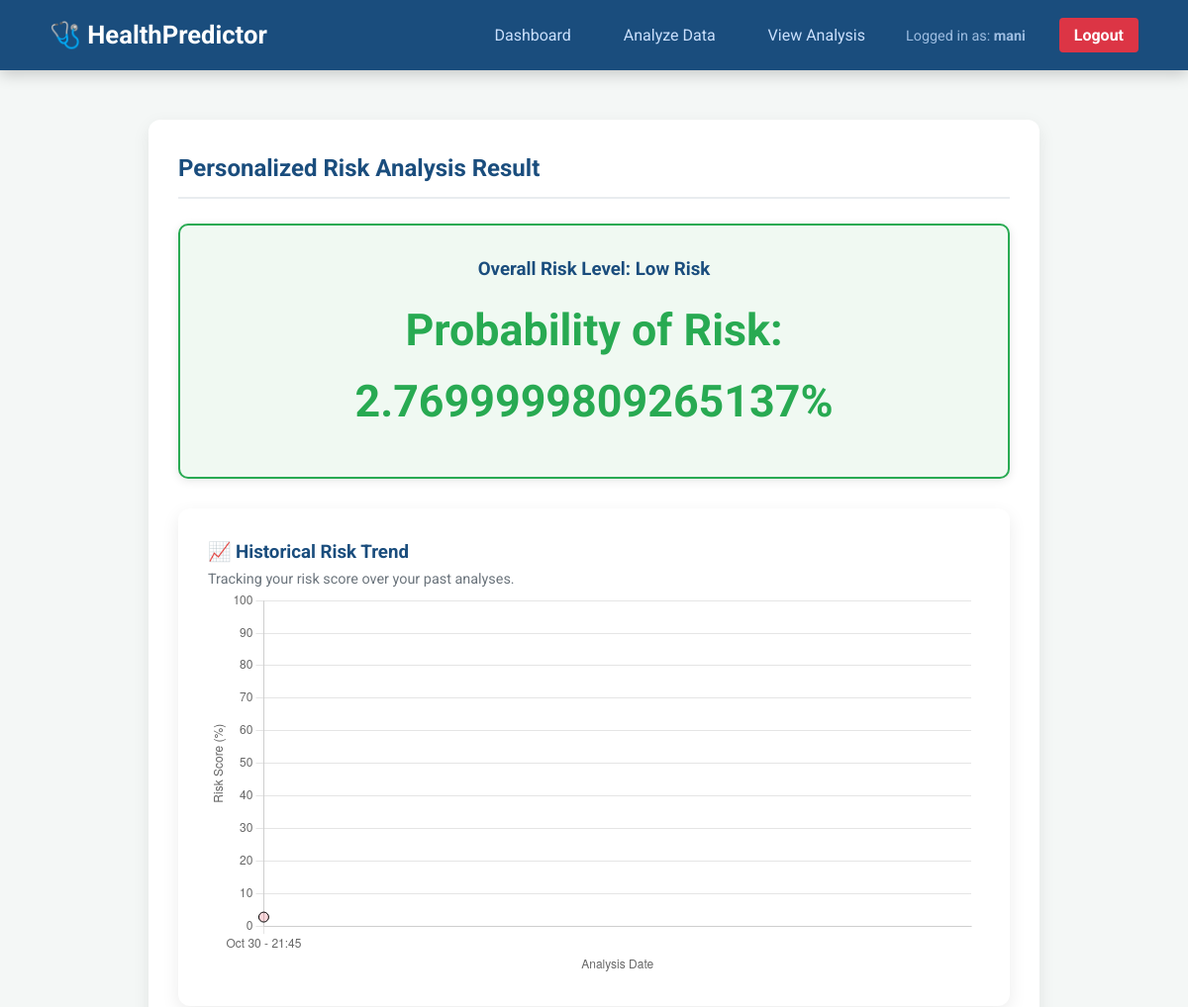
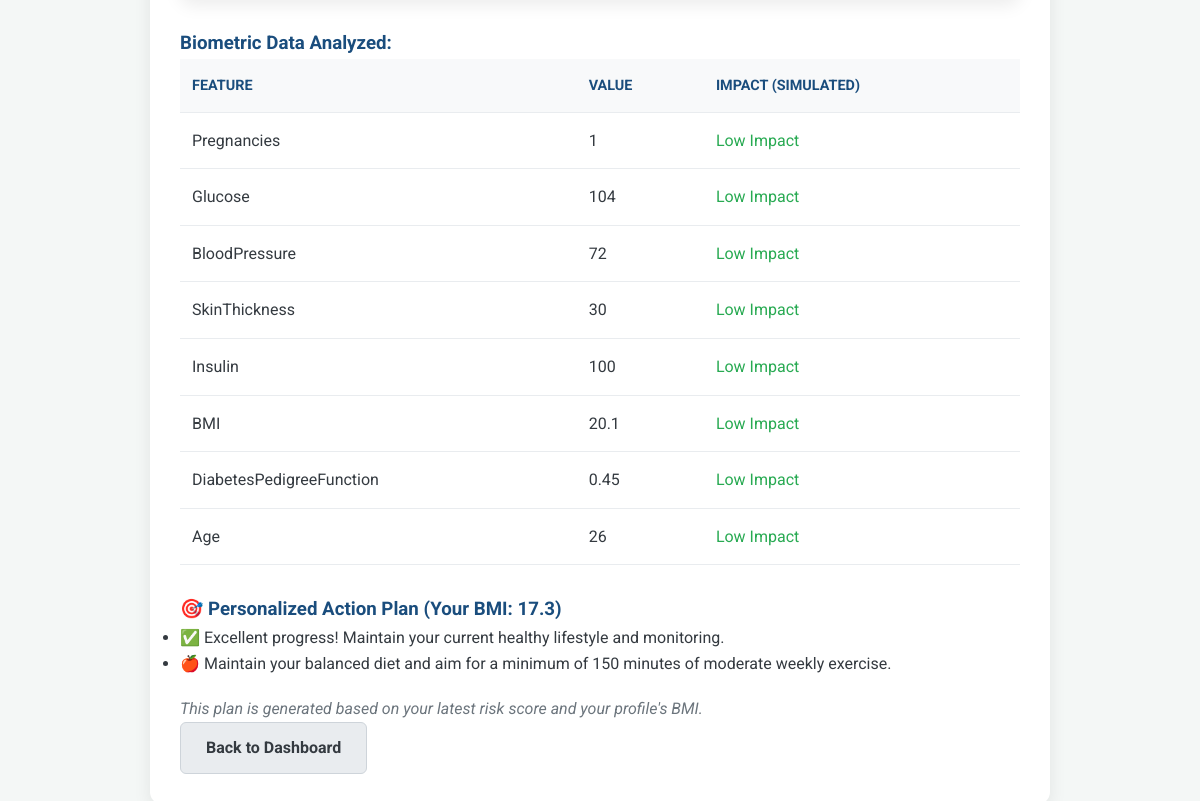
/analysis (signed in), run on the app's committed database (2 pictures, top to bottom).
### app.py (models this page shows, shortened)
class User(db.Model):
    id = db.Column(db.Integer, primary_key=True)
    username = db.Column(db.String(80), unique=True, nullable=False)
    password_hash = db.Column(db.String(128), nullable=False)
    age = db.Column(db.Integer, default=None)
    height_cm = db.Column(db.Float, default=None)
    weight_kg = db.Column(db.Float, default=None)
    bmi = db.Column(db.Float, default=None)
    last_risk_percent = db.Column(db.Float, default=None)
    last_risk_level = db.Column(db.String(50), default=None)
    last_analysis_data = db.Column(db.Text, default=None)
    analysis_history_json = db.Column(db.Text, default='[]')

### app.py (the view)
@app.route('/analysis')
def analysis():
    if 'logged_in' not in session:
        return redirect(url_for('login'))
    username = session['username']
    user = User.query.filter_by(username=username).first()
    if not user or user.last_risk_percent is None:
        return redirect(url_for('upload'))
    try:
        user_data = eval(user.last_analysis_data) if user.last_analysis_data else {}
    except:
        user_data = {}
    risk_level = user.last_risk_level
    risk_percent = user.last_risk_percent
    bmi = user.bmi if user.bmi else 25.0
    personalized_tips = generate_recommendations(risk_level, bmi)
    return render_template('analysis.html',
                           data=user_data,
                           risk_level=risk_level,
                           risk_percent=risk_percent,
                           bmi=bmi,
                           tips=personalized_tips)

### app.py (called while the page is built)
def generate_recommendations(risk_level, bmi):
    tips = []
    if risk_level == "HIGH RISK":
        tips.append("🚨 Consult your physician immediately to validate this high-risk profile.")
        tips.append("📉 Focus on reducing plasma glucose levels through controlled diet and exercise.")
    elif risk_level == "Low Risk":
        tips.append("✅ Excellent progress! Maintain your current healthy lifestyle and monitoring.")
    if bmi >= 30:
        tips.append("🏃 Increase physical activity (30+ minutes daily) to target weight reduction (Obese category).")
    elif 25 <= bmi < 30:
        tips.append("⚖️ Monitor calorie intake and aim for moderate weight loss to move out of the overweight category.")
    else:
        tips.append("🍎 Maintain your balanced diet and aim for a minimum of 150 minutes of moderate weekly exercise.")
    return tips

### templates/analysis.html (shortened to what this page needs)
{% extends "base.html" %}
{% block content %}
<div class="main-content">
    <h2>Personalized Risk Analysis Result</h2>
    <div class="result-box {{ 'high-risk' if risk_level == 'HIGH RISK' else 'low-risk' }}">
        <h3>Overall Risk Level: {{ risk_level }}</h3>
        <div class="risk-score">
            Probability of Risk: <span>{{ risk_percent }}%</span>
        </div>
    </div>
    <div class="chart-section main-content">
        <h3>📈 Historical Risk Trend</h3>
        <p style="color: #6c757d; font-size: 0.9em;">Tracking your risk score over your past analyses.</p>
        <canvas id="riskChart"></canvas>
    </div>
    <div class="details-section">
        <h3>Biometric Data Analyzed:</h3>
        <table class="data-table">
            <thead>
                <tr>
                    <th>Feature</th>
                    <th>Value</th>
                    <th>Impact (Simulated)</th>
                </tr>
            </thead>
            <tbody>
                {% for key, value in data.items() %}
                <tr>
                    <td>{{ key }}</td>
                    <td>{{ value }}</td>
                    <td>
                        {% if key == 'Glucose' and value > 130 %}
                            <span class="impact-high">High Impact</span>
                        {% elif key == 'BMI' and value > 30 %}
                            <span class="impact-high">High Impact</span>
                        {% elif key == 'Age' and value > 40 %}
                            <span class="impact-medium">Medium Impact</span>
                        {% else %}
                            <span class="impact-low">Low Impact</span>
                        {% endif %}
                    </td>
                </tr>
                {% endfor %}
            </tbody>
        </table>
    </div>
    <div class="recommendations-section">
        <h3>🎯 Personalized Action Plan (Your BMI: {{ bmi }})</h3>
        <ul class="tip-list">
            {% for tip in tips %}
            <li>{{ tip }}</li>
            {% endfor %}
        </ul>
        <p class="mt-20" style="font-style: italic; color: #6c757d;">
            This plan is generated based on your latest risk score and your profile's BMI.
        </p>
    </div>
    <a href="{{ url_for('dashboard') }}" class="btn-secondary">Back to Dashboard</a>
</div>
<script>
    document.addEventListener('DOMContentLoaded', function() {
        // 1. Fetch data from the Flask API endpoint
        fetch('/api/history')
            .then(response => {
                if (!response.ok) {
                    throw new Error('Failed to fetch history data.');
                }
                return response.json();
            })
            .then(data => {
                const ctx = document.getElementById('riskChart').getContext('2d');
                // 2. Initialize the chart
                new Chart(ctx, {
                    type: 'line',
                    data: {
                        labels: data.labels, // Dates/Times
                        datasets: [{
                            label: 'Risk Percentage (%)',
                            data: data.data, // Risk Scores
                            borderColor: 'var(--risk-high)',
                            backgroundColor: 'rgba(220, 53, 69, 0.2)',
                            tension: 0.3,
                            fill: true,
                            pointStyle: 'circle',
                            pointRadius: 5,
                            pointHoverRadius: 8
                        }]
                    },
                    options: {
                        responsive: true,
                        plugins: {
                            legend: { display: false },
                            tooltip: { mode: 'index', intersect: false }
                        },
                        scales: {
                            y: {
                                beginAtZero: true,
                                max: 100,
                                title: { display: true, text: 'Risk Score (%)' }
                            },
                            x: {
                                title: { display: true, text: 'Analysis Date' }
                            }
                        }
                    }
                });
            })
            .catch(error => {
                console.error('Error fetching history:', error);
                document.querySelector('.chart-section').innerHTML = '<p class="error-message">Could not load historical chart data.</p>';
            });
    });
</script>
{% endblock %}

### templates/base.html (shortened to what this page needs)
<!DOCTYPE html>
<html lang="en">
<head>
    <link rel="stylesheet" href="{{ url_for('static', filename='style.css') }}">
</head>
<body>
    <nav class="navbar">
        <div class="navbar-brand">
            <a href="{{ url_for('dashboard') }}">🩺 HealthPredictor</a>
        </div>
        {% if session.get('logged_in') %}
        <div class="navbar-links">
            <a href="{{ url_for('dashboard') }}">Dashboard</a>
            <a href="{{ url_for('upload') }}">Analyze Data</a>
            <a href="{{ url_for('analysis') }}">View Analysis</a>
            <span class="user-info">Logged in as: <strong>{{ session['username'] }}</strong></span>
            <a href="{{ url_for('logout') }}" class="btn-logout">Logout</a>
        </div>
        {% endif %}
    </nav>
    <div class="content-wrapper">
        {% block content %}{% endblock %}
    </div>
</body>
</html>

### static/style.css (style rules this page uses)
:root { --primary-color: #1a4d7d; --secondary-color: #009688; --background-light: #f4f7f6; --card-background: #ffffff; --text-dark: #343a40; --border-light: #e9ecef; --risk-high: #dc3545; --risk-low: #28aa52; }
* { box-sizing: border-box; margin: 0; padding: 0; }
body { font-family: 'Roboto', sans-serif; background-color: var(--background-light); color: var(--text-dark); line-height: 1.6; }
h1, h2, h3 { color: var(--primary-color); margin-top: 0; }
h2 { border-bottom: 2px solid var(--border-light); padding-bottom: 10px; margin-bottom: 25px; }
a { color: var(--primary-color); text-decoration: none; transition: color 0.3s; }
.mt-20 { margin-top: 20px; }
.content-wrapper { padding: 20px; }
.main-content { max-width: 900px; margin: 30px auto; padding: 30px; background: var(--card-background); border-radius: 12px; box-shadow: 0 6px 18px rgba(0, 0, 0, 0.08); }
.navbar { background-color: var(--primary-color); color: white; padding: 15px 50px; display: flex; justify-content: space-between; align-items: center; box-shadow: 0 4px 15px rgba(0, 0, 0, 0.2); }
.navbar-brand a { color: white; font-size: 1.6em; font-weight: 700; }
.navbar-links a { color: #c9dffc; margin-left: 25px; padding: 8px 12px; border-radius: 4px; transition: background-color 0.3s; }
.user-info { margin-left: 25px; color: #9cbce0; font-size: 0.9em; }
.btn-logout { background-color: var(--risk-high) !important; color: white !important; padding: 8px 15px !important; margin-left: 30px !important; font-weight: bold; }
.btn-primary, .btn-secondary { padding: 12px 25px; border: none; border-radius: 6px; cursor: pointer; font-weight: bold; display: inline-block; text-align: center; transition: background-color 0.3s, transform 0.1s; text-decoration: none; }
.btn-secondary { background-color: #e9ecef; color: var(--text-dark); border: 1px solid #ced4da; }
.result-box { padding: 30px; border-radius: 10px; text-align: center; margin-bottom: 30px; box-shadow: 0 2px 10px rgba(0, 0, 0, 0.1); }
.risk-score { font-size: 2.8em; font-weight: 700; margin: 10px 0; }
.low-risk { background-color: #f0f9f2; border: 2px solid var(--risk-low); color: var(--risk-low); }
.data-table { width: 100%; border-collapse: collapse; margin-bottom: 30px; }
.data-table th, .data-table td { padding: 15px 12px; text-align: left; border-bottom: 1px solid var(--border-light); }
.data-table th { background-color: #f8f9fa; font-weight: bold; color: var(--primary-color); text-transform: uppercase; font-size: 0.9em; }
.impact-low { color: var(--risk-low); }

### data on the page
User: username "mani", last_risk_level "Low Risk", last_risk_percent "2.7699999809265137", bmi "17.3"

### other printed values
{{ key }} "Pregnancies" "Glucose" "BloodPressure" "SkinThickness" "Insulin" "BMI" "DiabetesPedigreeFunction" "Age"
{{ value }} "1" "104" "72" "30" "100" "20.1" "0.45" "26"
{{ tip }} "✅ Excellent progress! Maintain your current healthy lifestyle and monitoring." "🍎 Maintain your balanced diet and aim for a minimum of 150 minutes of moderate weekly exercise."
